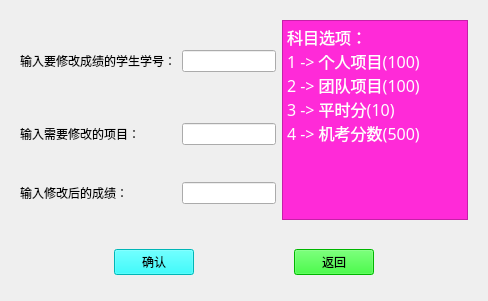
<?xml version="1.0" encoding="UTF-8"?>
<ui version="4.0">
 <class>Alter</class>
 <widget class="QWidget" name="Alter">
  <property name="geometry">
   <rect>
    <x>0</x>
    <y>0</y>
    <width>488</width>
    <height>301</height>
   </rect>
  </property>
  <property name="windowTitle">
   <string>Form</string>
  </property>
  <layout class="QVBoxLayout" name="verticalLayout">
   <item>
    <widget class="QWidget" name="widget" native="true">
     <layout class="QGridLayout" name="gridLayout">
      <item row="0" column="0">
       <widget class="QLabel" name="label">
        <property name="styleSheet">
         <string notr="true">font: 14pt &quot;黑体&quot;;</string>
        </property>
        <property name="text">
         <string>输入要修改成绩的学生学号：</string>
        </property>
       </widget>
      </item>
      <item row="0" column="1">
       <widget class="QLineEdit" name="lineEdit"/>
      </item>
      <item row="0" column="2" rowspan="3">
       <widget class="QTextBrowser" name="textBrowser">
        <property name="minimumSize">
         <size>
          <width>150</width>
          <height>200</height>
         </size>
        </property>
        <property name="maximumSize">
         <size>
          <width>200</width>
          <height>3123123</height>
         </size>
        </property>
        <property name="font">
         <font>
          <family>方正粗黑宋简体</family>
          <pointsize>9</pointsize>
          <weight>50</weight>
          <italic>false</italic>
          <bold>false</bold>
         </font>
        </property>
        <property name="styleSheet">
         <string notr="true">background-color: rgb(255, 42, 216);
font: 9pt &quot;方正粗黑宋简体&quot;;
color: rgb(255, 255, 255);</string>
        </property>
        <property name="html">
         <string>&lt;!DOCTYPE HTML PUBLIC &quot;-//W3C//DTD HTML 4.0//EN&quot; &quot;http://www.w3.org/TR/REC-html40/strict.dtd&quot;&gt;
&lt;html&gt;&lt;head&gt;&lt;meta name=&quot;qrichtext&quot; content=&quot;1&quot; /&gt;&lt;style type=&quot;text/css&quot;&gt;
p, li { white-space: pre-wrap; }
&lt;/style&gt;&lt;/head&gt;&lt;body style=&quot; font-family:'方正粗黑宋简体'; font-size:9pt; font-weight:400; font-style:normal;&quot;&gt;
&lt;p style=&quot; margin-top:0px; margin-bottom:0px; margin-left:0px; margin-right:0px; -qt-block-indent:0; text-indent:0px;&quot;&gt;&lt;span style=&quot; font-family:'SimSun'; font-size:12pt;&quot;&gt;科目选项：&lt;/span&gt;&lt;/p&gt;
&lt;p style=&quot; margin-top:0px; margin-bottom:0px; margin-left:0px; margin-right:0px; -qt-block-indent:0; text-indent:0px;&quot;&gt;&lt;span style=&quot; font-family:'SimSun'; font-size:12pt;&quot;&gt;1 -&amp;gt; 个人项目(100)&lt;/span&gt;&lt;/p&gt;
&lt;p style=&quot; margin-top:0px; margin-bottom:0px; margin-left:0px; margin-right:0px; -qt-block-indent:0; text-indent:0px;&quot;&gt;&lt;span style=&quot; font-family:'SimSun'; font-size:12pt;&quot;&gt;2 -&amp;gt; 团队项目(100)&lt;/span&gt;&lt;/p&gt;
&lt;p style=&quot; margin-top:0px; margin-bottom:0px; margin-left:0px; margin-right:0px; -qt-block-indent:0; text-indent:0px;&quot;&gt;&lt;span style=&quot; font-family:'SimSun'; font-size:12pt;&quot;&gt;3 -&amp;gt; 平时分(10)&lt;/span&gt;&lt;/p&gt;
&lt;p style=&quot; margin-top:0px; margin-bottom:0px; margin-left:0px; margin-right:0px; -qt-block-indent:0; text-indent:0px;&quot;&gt;&lt;span style=&quot; font-family:'SimSun'; font-size:12pt;&quot;&gt;4 -&amp;gt; 机考分数(500)&lt;/span&gt;&lt;/p&gt;&lt;/body&gt;&lt;/html&gt;</string>
        </property>
       </widget>
      </item>
      <item row="1" column="0">
       <widget class="QLabel" name="label_2">
        <property name="styleSheet">
         <string notr="true">font: 14pt &quot;黑体&quot;;</string>
        </property>
        <property name="text">
         <string>输入需要修改的项目：</string>
        </property>
       </widget>
      </item>
      <item row="1" column="1">
       <widget class="QLineEdit" name="lineEdit_2"/>
      </item>
      <item row="2" column="0">
       <widget class="QLabel" name="label_3">
        <property name="styleSheet">
         <string notr="true">font: 14pt &quot;黑体&quot;;</string>
        </property>
        <property name="text">
         <string>输入修改后的成绩：</string>
        </property>
       </widget>
      </item>
      <item row="2" column="1">
       <widget class="QLineEdit" name="lineEdit_3"/>
      </item>
     </layout>
    </widget>
   </item>
   <item>
    <widget class="QWidget" name="widget_2" native="true">
     <layout class="QHBoxLayout" name="horizontalLayout">
      <item>
       <spacer name="horizontalSpacer">
        <property name="orientation">
         <enum>Qt::Horizontal</enum>
        </property>
        <property name="sizeHint" stdset="0">
         <size>
          <width>64</width>
          <height>20</height>
         </size>
        </property>
       </spacer>
      </item>
      <item>
       <widget class="QPushButton" name="pushButton">
        <property name="styleSheet">
         <string notr="true">background-color: rgb(0, 255, 255);
font: 14pt &quot;黑体&quot;;</string>
        </property>
        <property name="text">
         <string>确认</string>
        </property>
       </widget>
      </item>
      <item>
       <spacer name="horizontalSpacer_2">
        <property name="orientation">
         <enum>Qt::Horizontal</enum>
        </property>
        <property name="sizeHint" stdset="0">
         <size>
          <width>63</width>
          <height>20</height>
         </size>
        </property>
       </spacer>
      </item>
      <item>
       <widget class="QPushButton" name="pushButton_2">
        <property name="styleSheet">
         <string notr="true">background-color: rgb(0, 255, 0);
font: 14pt &quot;黑体&quot;;</string>
        </property>
        <property name="text">
         <string>返回</string>
        </property>
       </widget>
      </item>
      <item>
       <spacer name="horizontalSpacer_3">
        <property name="orientation">
         <enum>Qt::Horizontal</enum>
        </property>
        <property name="sizeHint" stdset="0">
         <size>
          <width>64</width>
          <height>20</height>
         </size>
        </property>
       </spacer>
      </item>
     </layout>
    </widget>
   </item>
  </layout>
 </widget>
 <resources/>
 <connections/>
</ui>
